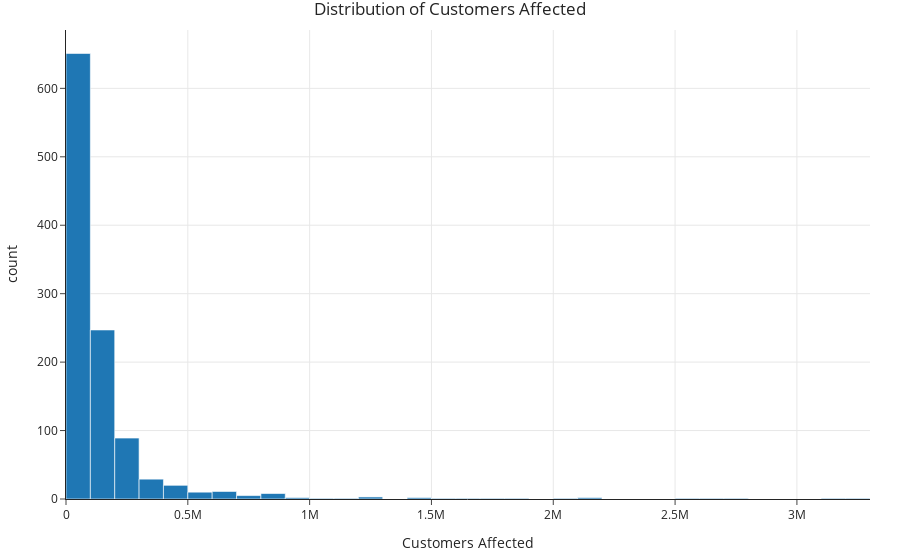

The notebook cell this image was saved under:
### Markdown cell above
#### 2. Customers Affected

### Code cell
fig2 = px.histogram(
    df_clean, 
    x='CUSTOMERS.AFFECTED', 
    nbins=40,
    title="Distribution of Customers Affected",
    labels={'CUSTOMERS.AFFECTED': 'Customers Affected'}
)
fig2.show()

### Figure 1 — Plotly figure (JSON) as saved in the notebook; plotly's stock layout.template omitted (floating-point values rounded to 4 significant figures; data arrays with more than 128 entries replaced by an {"elided": "..."} marker saying what was removed)
{"data": [{"alignmentgroup": "True", "bingroup": "x", "hovertemplate": "Customers Affected=%{x}<br>count=%{y}<extra></extra>", "legendgroup": "", "marker": {"color": "#1F77B4", "pattern": {"shape": ""}}, "name": "", "nbinsx": 40, "offsetgroup": "", "orientation": "v", "showlegend": false, "type": "histogram", "x": {"elided": "1534 int values"}, "xaxis": "x", "yaxis": "y"}], "layout": {"autosize": true, "barmode": "relative", "legend": {"tracegroupgap": 0}, "title": {"text": "Distribution of Customers Affected"}, "xaxis": {"anchor": "y", "autorange": true, "domain": [0, 1], "range": [-0.5, 3300000.0], "title": {"text": "Customers Affected"}, "type": "linear"}, "yaxis": {"anchor": "x", "autorange": true, "domain": [0, 1], "range": [0, 685.3], "title": {"text": "count"}}}}
